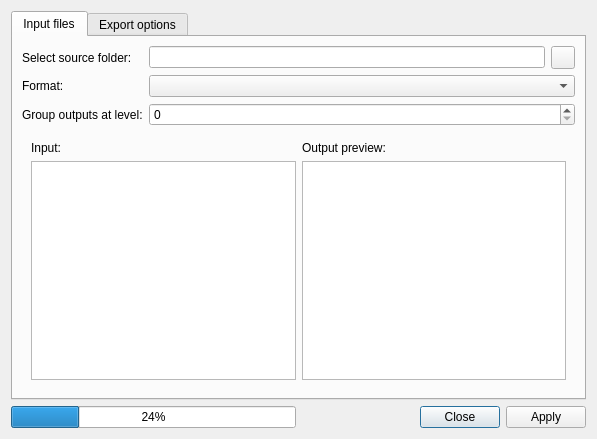
<?xml version="1.0" encoding="UTF-8"?>
<ui version="4.0">
 <class>BatchExportDialog</class>
 <widget class="QDialog" name="BatchExportDialog">
  <property name="geometry">
   <rect>
    <x>0</x>
    <y>0</y>
    <width>597</width>
    <height>439</height>
   </rect>
  </property>
  <property name="windowTitle">
   <string>HOCR Batch Export</string>
  </property>
  <layout class="QGridLayout" name="gridLayout">
   <item row="3" column="0">
    <widget class="QProgressBar" name="progressBar">
     <property name="value">
      <number>24</number>
     </property>
    </widget>
   </item>
   <item row="3" column="1">
    <widget class="QDialogButtonBox" name="buttonBox">
     <property name="orientation">
      <enum>Qt::Horizontal</enum>
     </property>
     <property name="standardButtons">
      <set>QDialogButtonBox::Apply|QDialogButtonBox::Close</set>
     </property>
    </widget>
   </item>
   <item row="0" column="0" colspan="2">
    <widget class="QTabWidget" name="tabWidget">
     <property name="currentIndex">
      <number>0</number>
     </property>
     <widget class="QWidget" name="tabInput">
      <attribute name="title">
       <string>Input files</string>
      </attribute>
      <layout class="QGridLayout" name="gridLayout_2">
       <item row="3" column="0" colspan="3">
        <widget class="QWidget" name="widgetFiles" native="true">
         <layout class="QGridLayout" name="gridLayout_3">
          <item row="1" column="0">
           <widget class="QTreeView" name="treeViewInput">
            <attribute name="headerVisible">
             <bool>false</bool>
            </attribute>
            <attribute name="headerStretchLastSection">
             <bool>false</bool>
            </attribute>
           </widget>
          </item>
          <item row="1" column="1">
           <widget class="QTreeView" name="treeViewOutput">
            <attribute name="headerVisible">
             <bool>false</bool>
            </attribute>
            <attribute name="headerStretchLastSection">
             <bool>false</bool>
            </attribute>
           </widget>
          </item>
          <item row="0" column="0">
           <widget class="QLabel" name="labelInput">
            <property name="text">
             <string>Input:</string>
            </property>
           </widget>
          </item>
          <item row="0" column="1">
           <widget class="QLabel" name="labelOutput">
            <property name="text">
             <string>Output preview:</string>
            </property>
           </widget>
          </item>
         </layout>
        </widget>
       </item>
       <item row="2" column="0">
        <widget class="QLabel" name="labelExportLevel">
         <property name="text">
          <string>Group outputs at level:</string>
         </property>
        </widget>
       </item>
       <item row="0" column="0">
        <widget class="QLabel" name="labelSourceFolder">
         <property name="text">
          <string>Select source folder:</string>
         </property>
        </widget>
       </item>
       <item row="0" column="1">
        <widget class="QLineEdit" name="lineEditSourceFolder">
         <property name="readOnly">
          <bool>true</bool>
         </property>
        </widget>
       </item>
       <item row="0" column="2">
        <widget class="QToolButton" name="toolButtonSourceFolder">
         <property name="icon">
          <iconset theme="folder-open">
           <normaloff>.</normaloff>.</iconset>
         </property>
        </widget>
       </item>
       <item row="1" column="0">
        <widget class="QLabel" name="labelFormat">
         <property name="text">
          <string>Format:</string>
         </property>
        </widget>
       </item>
       <item row="1" column="1" colspan="2">
        <widget class="QComboBox" name="comboBoxFormat"/>
       </item>
       <item row="2" column="1" colspan="2">
        <widget class="QSpinBox" name="spinBoxExportLevel"/>
       </item>
      </layout>
     </widget>
     <widget class="QWidget" name="tabOptions">
      <attribute name="title">
       <string>Export options</string>
      </attribute>
      <layout class="QVBoxLayout" name="verticalLayout"/>
     </widget>
    </widget>
   </item>
  </layout>
 </widget>
 <resources/>
 <connections/>
</ui>
